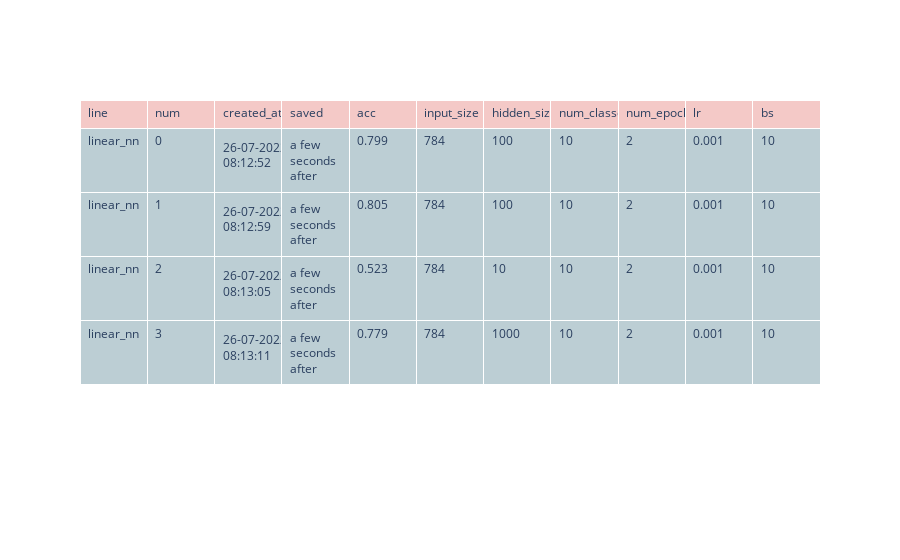

Write notebook code for a chart like this one.
### Code cell
mv = cde.MetricViewer(repo)
mv.plot_table()

### Figure 1 — Plotly figure (JSON) as saved in the notebook; plotly's stock layout.template omitted (floating-point values rounded to 4 significant figures)
{"data": [{"cells": {"align": "left", "fill": {"color": "#bcced4"}, "values": [["linear_nn", "linear_nn", "linear_nn", "linear_nn"], [0, 1, 2, 3], ["26-07-2022 08:12:52", "26-07-2022 08:12:59", "26-07-2022 08:13:05", "26-07-2022 08:13:11"], ["a few seconds after", "a few seconds after", "a few seconds after", "a few seconds after"], [0.799, 0.805, 0.523, 0.779], [784, 784, 784, 784], [100, 100, 10, 1000], [10, 10, 10, 10], [2, 2, 2, 2], [0.001, 0.001, 0.001, 0.001], [10, 10, 10, 10]]}, "header": {"align": "left", "fill": {"color": "#f4c9c7"}, "values": ["line", "num", "created_at", "saved", "acc", "input_size", "hidden_size", "num_classes", "num_epochs", "lr", "bs"]}, "type": "table"}], "layout": {}}
